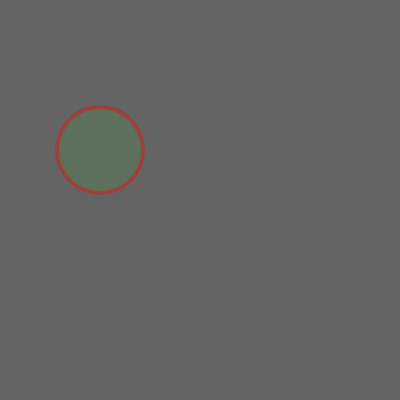
Frame 1 (no input)
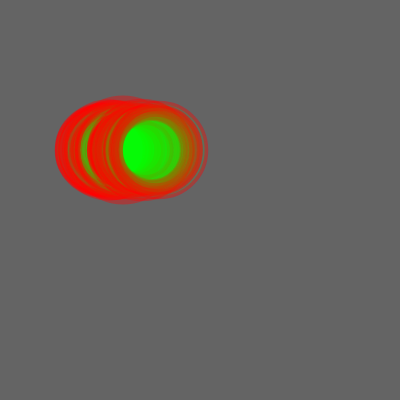
Frame 60 (no input)
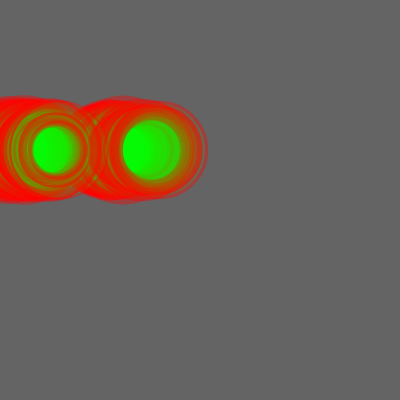
Frame 120 (the mouse pressed at the canvas centre since frame 60)

The p5.js sketch that drew these frames (run headless with seeded random() and noise() and a simulated clock; from frame 60 on, the mouse is pressed at the canvas centre):

// p5.js sketch
// ── sketch.js
let circleSize;
let lineWidth;
let circleX = 100;

function setup() {
  createCanvas(400, 400);
  background(100);
}

function mousePressed(){
  circleX = 0;
}

function draw() {
  circleSize = random(50, 100)
  lineWidth = random(2,10)
  stroke(255,0,0, 100)
  strokeWeight(lineWidth);
  fill(0,255,0,20);
  circle(circleX, 150, circleSize);
  circleX += 1;
}
